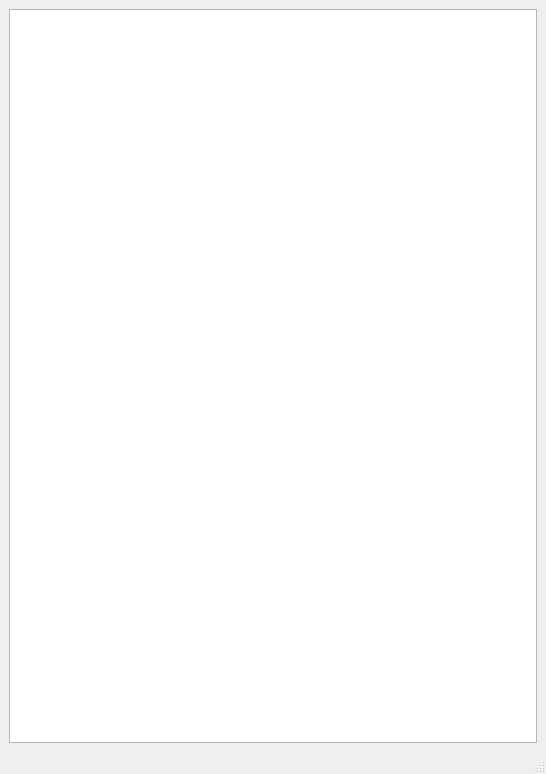
<?xml version="1.0" encoding="UTF-8"?>
<ui version="4.0">
 <class>ChildWindow</class>
 <widget class="QMainWindow" name="ChildWindow">
  <property name="geometry">
   <rect>
    <x>0</x>
    <y>0</y>
    <width>546</width>
    <height>774</height>
   </rect>
  </property>
  <property name="windowTitle">
   <string>数据显示</string>
  </property>
  <property name="styleSheet">
   <string notr="true"/>
  </property>
  <widget class="QWidget" name="centralwidget">
   <layout class="QHBoxLayout" name="horizontalLayout">
    <item>
     <widget class="QTableWidget" name="Data_Table">
      <property name="font">
       <font>
        <family>楷体</family>
        <pointsize>12</pointsize>
       </font>
      </property>
      <property name="styleSheet">
       <string notr="true"/>
      </property>
      <property name="lineWidth">
       <number>1</number>
      </property>
     </widget>
    </item>
   </layout>
  </widget>
  <widget class="QStatusBar" name="statusbar"/>
 </widget>
 <resources/>
 <connections/>
</ui>
